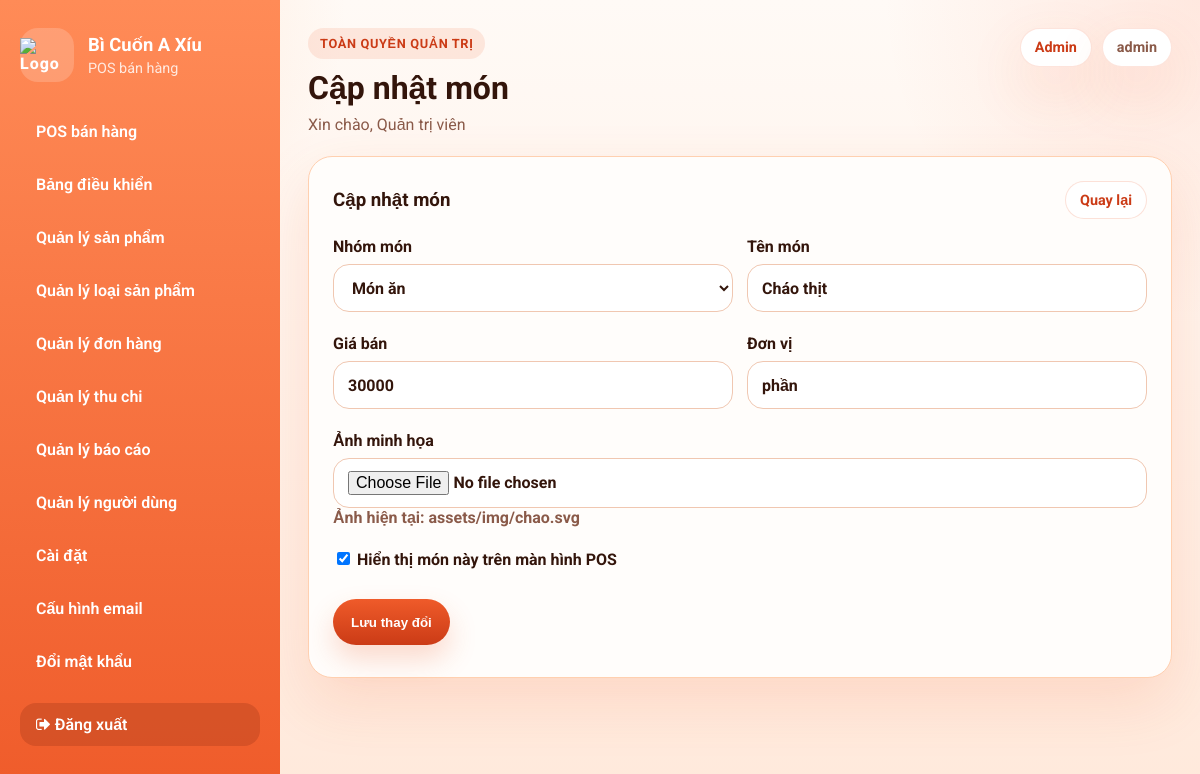
Screenshot of /admin/product_form.php?id=2 (signed in) with the database file from the repository.
### tables this page shows
CREATE TABLE products (
  id INT AUTO_INCREMENT PRIMARY KEY,
  category_id INT NOT NULL,
  name VARCHAR(150) NOT NULL,
  price INT NOT NULL DEFAULT 0,
  unit VARCHAR(30) NOT NULL DEFAULT 'phần',
  image_url VARCHAR(255) DEFAULT NULL,
  is_active TINYINT(1) NOT NULL DEFAULT 1,
  created_at TIMESTAMP DEFAULT CURRENT_TIMESTAMP,
  FOREIGN KEY (category_id) REFERENCES categories(id) ON DELETE CASCADE
);

CREATE TABLE categories (
  id INT AUTO_INCREMENT PRIMARY KEY,
  name VARCHAR(100) NOT NULL,
  slug VARCHAR(100) NOT NULL UNIQUE,
  sort_order INT DEFAULT 0
);

### config/helpers.php (called while the page is built, shortened)
<?php
function h($s)
{
    return htmlspecialchars((string) $s, ENT_QUOTES, 'UTF-8');
}

### admin/config.php (called while the page is built, shortened)
<?php
require_once __DIR__ . '/../config/db.php';
require_once __DIR__ . '/../config/helpers.php';
function adminH($value)
{
    if (function_exists('h')) {
        return h($value);
    }
    return htmlspecialchars((string) $value, ENT_QUOTES, 'UTF-8');
}
function adminPrepare($sql)
{
    global $conn;
    $stmt = $conn->prepare($sql);
    return $stmt;
}

### admin/helpers.php (called while the page is built, shortened)
<?php
function admin_bind_and_execute($stmt, $types = '', array $params = [])
{
    if ($types !== '' && !empty($params)) {
        $stmt->bind_param($types, ...$params);
    }
    if (!$stmt->execute()) {
        adminAbort('Lỗi truy vấn cơ sở dữ liệu: ' . $stmt->error, 500);
    }
    return $stmt;
}
function admin_fetch_all($sql, $types = '', array $params = [])
{
    $stmt = adminPrepare($sql);
    admin_bind_and_execute($stmt, $types, $params);
    $result = $stmt->get_result();
    $rows = $result ? $result->fetch_all(MYSQLI_ASSOC) : [];
    return $rows;
}
function admin_fetch_one($sql, $types = '', array $params = [])
{
    $rows = admin_fetch_all($sql, $types, $params);
    return $rows[0] ?? null;
}

### admin/product_form.php (the view, shortened to what this page needs)
<?php
require_once __DIR__ . '/config.php';
require_once __DIR__ . '/helpers.php';
$productId = (int) ($_GET['id'] ?? 0);
$isEditing = $productId > 0;
$page_title = $isEditing ? 'Cập nhật món' : 'Thêm món mới';
$categories = admin_fetch_all('SELECT id, name FROM categories ORDER BY sort_order, id');
$product = [
    'category_id' => $categories[0]['id'] ?? 0,
    'name' => '',
    'price' => 0,
    'unit' => 'phần',
    'image_url' => '',
    'is_active' => 1,
];
if ($isEditing) {
    $product = admin_fetch_one('SELECT * FROM products WHERE id = ? LIMIT 1', 'i', [$productId]);
}
include_once __DIR__ . '/layout/header.php';
?>
<div class="panel">
    <div class="panel-header">
        <h3><?= adminH($page_title) ?></h3>
        <a class="button light small" href="products.php">Quay lại</a>
    </div>
    <form method="post" enctype="multipart/form-data" class="form-card">
        <div class="field">
            <label for="category_id">Nhóm món</label>
            <select id="category_id" name="category_id" required>
                <?php foreach ($categories as $category): ?>
                    <option value="<?= (int) $category['id'] ?>" <?= (int) $product['category_id'] === (int) $category['id'] ? 'selected' : '' ?>>
                        <?= adminH($category['name']) ?>
                    </option>
                <?php endforeach; ?>
            </select>
        </div>
        <div class="field">
            <label for="name">Tên món</label>
            <input id="name" type="text" name="name" value="<?= adminH($product['name']) ?>" required>
        </div>
        <div class="field">
            <label for="price">Giá bán</label>
            <input id="price" type="number" min="0" step="1000" name="price" value="<?= adminH($product['price']) ?>"
                required>
        </div>
        <div class="field">
            <label for="unit">Đơn vị</label>
            <input id="unit" type="text" name="unit" value="<?= adminH($product['unit']) ?>"
                placeholder="tô, ly, phần">
        </div>
        <div class="field field--full">
            <label for="image_file">Ảnh minh họa</label>
            <input id="image_file" type="file" name="image_file" accept="image/*">
            <?php if (!empty($product['image_url'])): ?>
                <div class="muted">Ảnh hiện tại: <?= adminH($product['image_url']) ?></div>
            <?php endif; ?>
        </div>
        <div class="field field--full">
            <label class="checkbox-inline">
                <input type="checkbox" name="is_active" value="1" <?= (int) $product['is_active'] === 1 ? 'checked' : '' ?>>
                <span>Hiển thị món này trên màn hình POS</span>
            </label>
        </div>
        <div class="field field--full">
            <button type="submit" class="button"><?= $isEditing ? 'Lưu thay đổi' : 'Tạo món mới' ?></button>
        </div>
    </form>
</div>
<?php include_once __DIR__ . '/layout/footer.php'; ?>

### admin/assets/admin.css (style rules this page uses)
:root { --bg: #fff8f3; --surface: #fffdfb; --surface-soft: #fff1e6; --surface-strong: #ffe0c8; --border: #ffd0b0; --text: #33150b; --muted: #8a5a49; --primary: #ef5b2a; --primary-dark: #cb3b16; --accent: #ff915f; --danger: #d93d2c; --success: #2f8c55; --shadow: 0 24px 60px rgba(239, 91, 42, 0.14); }
* { box-sizing: border-box; }
html { font-size: 16px; }
body { margin: 0; color: var(--text); font-family: 'Roboto', sans-serif; background: radial-gradient(circle at top left, rgba(255, 180, 126, 0.34), transparent 24%), radial-gradient(circle at top right, rgba(255, 104, 61, 0.12), transparent 22%), linear-gradient(180deg, #fffaf6 0%, #ffe9db 100%); }
a { color: inherit; }
.panel, .card { background: var(--surface); border: 1px solid var(--border); border-radius: 24px; box-shadow: var(--shadow); }
.panel { padding: 24px; }
.panel-header, .section-head { display: flex; justify-content: space-between; gap: 12px; align-items: center; margin-bottom: 18px; }
.panel-header h2, .panel-header h3, .section-head h3, .section-head h4, .card h2, .card h3, .card h4 { margin: 0; }
.button { appearance: none; border: none; display: inline-flex; align-items: center; justify-content: center; gap: 8px; min-height: 46px; padding: 12px 18px; border-radius: 999px; background: linear-gradient(180deg, var(--primary) 0%, var(--primary-dark) 100%); color: #fff; text-decoration: none; font-weight: 700; cursor: pointer; box-shadow: 0 14px 28px rgba(239, 91, 42, 0.22); }
.button.light { background: #fff; color: var(--primary-dark); border: 1px solid rgba(239, 91, 42, 0.18); box-shadow: none; }
.button.small { min-height: 38px; padding: 8px 14px; font-size: 0.9rem; }
.muted, .label.muted, .empty-text { color: var(--muted); }
.form-inline, .filters-grid, .form-card { display: grid; gap: 14px; }
.form-card { grid-template-columns: repeat(2, minmax(0, 1fr)); }
.field { display: block; margin-bottom: 8px; font-weight: 700; }
.form-card label, .field label { display: block; margin-bottom: 8px; font-weight: 700; }
.field--full { grid-column: 1 / -1; }
input, select, textarea { width: 100%; min-height: 48px; padding: 12px 14px; border-radius: 16px; border: 1px solid #f0c7b1; background: #fff; color: var(--text); font: inherit; }
.checkbox-inline { display: flex; align-items: center; gap: 10px; }
.checkbox-inline input { width: auto; min-height: 0; }

### rows the page displays
products: category_id "Món ăn", name "Cháo thịt", price "30000", unit "phần", image_url "assets/img/chao.svg", is_active "☑"

### other values shown
adminH($item['label']) "POS bán hàng"
adminH($item['label']) "Bảng điều khiển"
adminH($item['label']) "Quản lý sản phẩm"
adminH($item['label']) "Quản lý loại sản phẩm"
adminH($item['label']) "Quản lý đơn hàng"
adminH($item['label']) "Quản lý thu chi"
adminH($item['label']) "Quản lý báo cáo"
adminH($item['label']) "Quản lý người dùng"
adminH($item['label']) "Cài đặt"
adminH($item['label']) "Cấu hình email"
adminH($pageTitle) "Cập nhật món"
adminH(adminFullName() ?: adminUserName() ?: 'Nhân viên') "Quản trị viên"
adminH(admin_role_label(adminRole())) "Admin"
adminH(adminUserName()) "admin"
adminH($page_title) "Cập nhật món"
